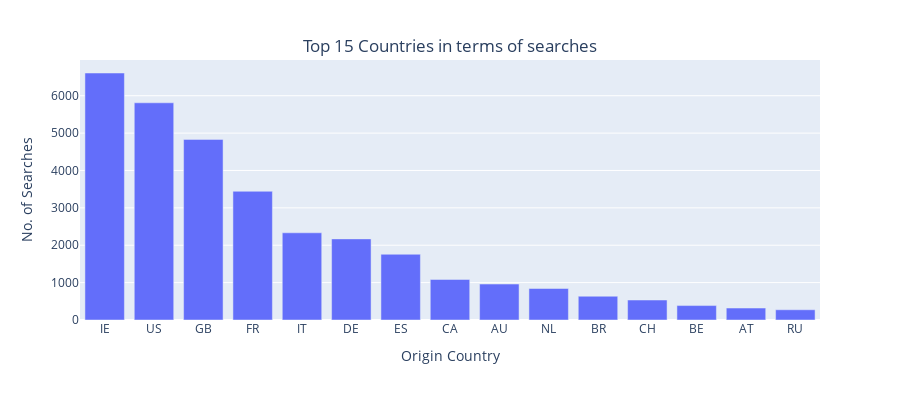

Write notebook code for a chart like this one.
### Code cell
# Country wise searches
fig = px.bar(country_searches[:15],x='origin_country', y='searches', height=400)
fig.update_layout(
    title={'text':'Top 15 Countries in terms of searches',
           'y':0.9,
           'x':0.5,
           'xanchor': 'center',
           'yanchor': 'top'},
    xaxis_title="Origin Country",
    yaxis_title="No. of Searches"
)
fig.show()

### Figure 1 — Plotly figure (JSON) as saved in the notebook; plotly's stock layout.template omitted (floating-point values rounded to 4 significant figures)
{"data": [{"alignmentgroup": "True", "hovertemplate": "origin_country=%{x}<br>searches=%{y}<extra></extra>", "legendgroup": "", "marker": {"color": "#636efa", "pattern": {"shape": ""}}, "name": "", "offsetgroup": "", "orientation": "v", "showlegend": false, "textposition": "auto", "type": "bar", "x": ["IE", "US", "GB", "FR", "IT", "DE", "ES", "CA", "AU", "NL", "BR", "CH", "BE", "AT", "RU"], "xaxis": "x", "y": [6608, 5811, 4832, 3444, 2333, 2170, 1759, 1085, 962, 843, 636, 535, 386, 320, 274], "yaxis": "y"}], "layout": {"barmode": "relative", "height": 400, "legend": {"tracegroupgap": 0}, "margin": {"t": 60}, "title": {"text": "Top 15 Countries in terms of searches", "x": 0.5, "xanchor": "center", "y": 0.9, "yanchor": "top"}, "xaxis": {"anchor": "y", "domain": [0, 1], "title": {"text": "Origin Country"}}, "yaxis": {"anchor": "x", "domain": [0, 1], "title": {"text": "No. of Searches"}}}}
